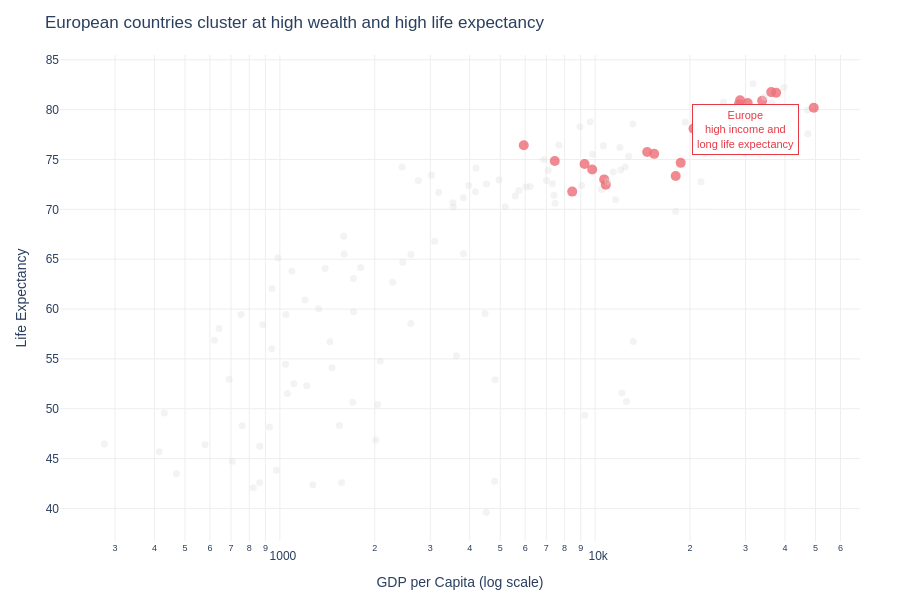

Notebook cell for this chart:
### Code cell
highlight_continent = 'Europe'

colour_map = {
    c: ('#E63946' if c == highlight_continent else '#DDDDDD')
    for c in df['continent'].unique()
}

df_2007 = df[df['year'] == 2007]

fig = px.scatter(
    data_frame=df_2007,
    x='gdpPercap',
    y='lifeExp',
    size='pop',
    color='continent',
    color_discrete_map=colour_map,
    hover_name='country',
    log_x=True,
    size_max=60,
    labels={
        'gdpPercap': 'GDP per Capita (log scale)',
        'lifeExp': 'Life Expectancy',
        'pop': 'Population',
        'continent': ''
    },
    title='European countries cluster at high wealth and high life expectancy'
)

fig.update_traces(
    showlegend=False,
    opacity=0.7
)

# highlight style
fig.update_traces(
    selector=dict(name=highlight_continent),
    marker=dict(size=10, opacity=0.85)
)

fig.update_traces(
    selector=lambda t: t.name != highlight_continent,
    marker=dict(size=7, opacity=0.5)
)

# annotation (VERY IMPORTANT — don’t skip)
import math

fig.add_annotation(
    x=math.log10(30000),
    y=78,
    text='Europe<br>high income and<br>long life expectancy',
    showarrow=False,
    font=dict(color='#E63946', size=11, family='Arial'),
    bgcolor='white',
    bordercolor='#E63946',
    borderwidth=1,
    borderpad=4
)

fig.update_layout(
    plot_bgcolor='white',
    paper_bgcolor='white',
    font=dict(family='Arial', size=12),
    xaxis=dict(gridcolor='#EEEEEE'),
    yaxis=dict(gridcolor='#EEEEEE'),
    margin=dict(l=60, r=40, t=55, b=40),
    height=600
)

fig.show()

### Figure 1 — Plotly figure (JSON) as saved in the notebook; plotly's stock layout.template omitted (floating-point values rounded to 4 significant figures)
{"data": [{"hovertemplate": "<b>%{hovertext}</b><br><br>=Asia<br>GDP per Capita (log scale)=%{x}<br>Life Expectancy=%{y}<br>Population=%{marker.size}<extra></extra>", "hovertext": ["Afghanistan", "Bahrain", "Bangladesh", "Cambodia", "China", "Hong Kong, China", "India", "Indonesia", "Iran", "Iraq", "Israel", "Japan", "Jordan", "Korea, Dem. Rep.", "Korea, Rep.", "Kuwait", "Lebanon", "Malaysia", "Mongolia", "Myanmar", "Nepal", "Oman", "Pakistan", "Philippines", "Saudi Arabia", "Singapore", "Sri Lanka", "Syria", "Taiwan", "Thailand", "Vietnam", "West Bank and Gaza", "Yemen, Rep."], "legendgroup": "Asia", "marker": {"color": "#DDDDDD", "opacity": 0.5, "size": 7, "sizemode": "area", "sizeref": 366300.0, "symbol": "circle"}, "mode": "markers", "name": "Asia", "opacity": 0.7, "orientation": "v", "showlegend": false, "type": "scatter", "x": [974.6, 29800.0, 1391.0, 1714.0, 4959.0, 39720.0, 2452.0, 3541.0, 11610.0, 4471.0, 25520.0, 31660.0, 4519.0, 1593.0, 23350.0, 47310.0, 10460.0, 12450.0, 3096.0, 944.0, 1091.0, 22320.0, 2606.0, 3190.0, 21650.0, 47140.0, 3970.0, 4185.0, 28720.0, 7458.0, 2442.0, 3025.0, 2281.0], "xaxis": "x", "y": [43.83, 75.64, 64.06, 59.72, 72.96, 82.21, 64.7, 70.65, 70.96, 59.55, 80.75, 82.6, 72.53, 67.3, 78.62, 77.59, 71.99, 74.24, 66.8, 62.07, 63.78, 75.64, 65.48, 71.69, 72.78, 79.97, 72.4, 74.14, 78.4, 70.62, 74.25, 73.42, 62.7], "yaxis": "y"}, {"hovertemplate": "<b>%{hovertext}</b><br><br>=Europe<br>GDP per Capita (log scale)=%{x}<br>Life Expectancy=%{y}<br>Population=%{marker.size}<extra></extra>", "hovertext": ["Albania", "Austria", "Belgium", "Bosnia and Herzegovina", "Bulgaria", "Croatia", "Czech Republic", "Denmark", "Finland", "France", "Germany", "Greece", "Hungary", "Iceland", "Ireland", "Italy", "Montenegro", "Netherlands", "Norway", "Poland", "Portugal", "Romania", "Serbia", "Slovak Republic", "Slovenia", "Spain", "Sweden", "Switzerland", "Turkey", "United Kingdom"], "legendgroup": "Europe", "marker": {"color": "#E63946", "opacity": 0.85, "size": 10, "sizemode": "area", "sizeref": 366300.0, "symbol": "circle"}, "mode": "markers", "name": "Europe", "opacity": 0.7, "orientation": "v", "showlegend": false, "type": "scatter", "x": [5937.0, 36130.0, 33690.0, 7446.0, 10680.0, 14620.0, 22830.0, 35280.0, 33210.0, 30470.0, 32170.0, 27540.0, 18010.0, 36180.0, 40680.0, 28570.0, 9254.0, 36800.0, 49360.0, 15390.0, 20510.0, 10810.0, 9787.0, 18680.0, 25770.0, 28820.0, 33860.0, 37510.0, 8458.0, 33200.0], "xaxis": "x", "y": [76.42, 79.83, 79.44, 74.85, 73.0, 75.75, 76.49, 78.33, 79.31, 80.66, 79.41, 79.48, 73.34, 81.76, 78.89, 80.55, 74.54, 79.76, 80.2, 75.56, 78.1, 72.48, 74.0, 74.66, 77.93, 80.94, 80.88, 81.7, 71.78, 79.42], "yaxis": "y"}, {"hovertemplate": "<b>%{hovertext}</b><br><br>=Africa<br>GDP per Capita (log scale)=%{x}<br>Life Expectancy=%{y}<br>Population=%{marker.size}<extra></extra>", "hovertext": ["Algeria", "Angola", "Benin", "Botswana", "Burkina Faso", "Burundi", "Cameroon", "Central African Republic", "Chad", "Comoros", "Congo, Dem. Rep.", "Congo, Rep.", "Cote d'Ivoire", "Djibouti", "Egypt", "Equatorial Guinea", "Eritrea", "Ethiopia", "Gabon", "Gambia", "Ghana", "Guinea", "Guinea-Bissau", "Kenya", "Lesotho", "Liberia", "Libya", "Madagascar", "Malawi", "Mali", "Mauritania", "Mauritius", "Morocco", "Mozambique", "Namibia", "Niger", "Nigeria", "Reunion", "Rwanda", "Sao Tome and Principe", "Senegal", "Sierra Leone", "Somalia", "South Africa", "Sudan", "Swaziland", "Tanzania", "Togo", "Tunisia", "Uganda", "Zambia", "Zimbabwe"], "legendgroup": "Africa", "marker": {"color": "#DDDDDD", "opacity": 0.5, "size": 7, "sizemode": "area", "sizeref": 366300.0, "symbol": "circle"}, "mode": "markers", "name": "Africa", "opacity": 0.7, "orientation": "v", "showlegend": false, "type": "scatter", "x": [6223.0, 4797.0, 1441.0, 12570.0, 1217.0, 430.1, 2042.0, 706.0, 1704.0, 986.1, 277.6, 3633.0, 1545.0, 2082.0, 5581.0, 12150.0, 641.4, 690.8, 13210.0, 752.7, 1328.0, 942.7, 579.2, 1463.0, 1569.0, 414.5, 12060.0, 1045.0, 759.3, 1043.0, 1803.0, 10960.0, 3820.0, 823.7, 4811.0, 619.7, 2014.0, 7670.0, 863.1, 1598.0, 1712.0, 862.5, 926.1, 9270.0, 2602.0, 4513.0, 1107.0, 883.0, 7093.0, 1056.0, 1271.0, 469.7], "xaxis": "x", "y": [72.3, 42.73, 56.73, 50.73, 52.3, 49.58, 50.43, 44.74, 50.65, 65.15, 46.46, 55.32, 48.33, 54.79, 71.34, 51.58, 58.04, 52.95, 56.73, 59.45, 60.02, 56.01, 46.39, 54.11, 42.59, 45.68, 73.95, 59.44, 48.3, 54.47, 64.16, 72.8, 71.16, 42.08, 52.91, 56.87, 46.86, 76.44, 46.24, 65.53, 63.06, 42.57, 48.16, 49.34, 58.56, 39.61, 52.52, 58.42, 73.92, 51.54, 42.38, 43.49], "yaxis": "y"}, {"hovertemplate": "<b>%{hovertext}</b><br><br>=Americas<br>GDP per Capita (log scale)=%{x}<br>Life Expectancy=%{y}<br>Population=%{marker.size}<extra></extra>", "hovertext": ["Argentina", "Bolivia", "Brazil", "Canada", "Chile", "Colombia", "Costa Rica", "Cuba", "Dominican Republic", "Ecuador", "El Salvador", "Guatemala", "Haiti", "Honduras", "Jamaica", "Mexico", "Nicaragua", "Panama", "Paraguay", "Peru", "Puerto Rico", "Trinidad and Tobago", "United States", "Uruguay", "Venezuela"], "legendgroup": "Americas", "marker": {"color": "#DDDDDD", "opacity": 0.5, "size": 7, "sizemode": "area", "sizeref": 366300.0, "symbol": "circle"}, "mode": "markers", "name": "Americas", "opacity": 0.7, "orientation": "v", "showlegend": false, "type": "scatter", "x": [12780.0, 3822.0, 9066.0, 36320.0, 13170.0, 7007.0, 9645.0, 8948.0, 6025.0, 6873.0, 5728.0, 5186.0, 1202.0, 3548.0, 7321.0, 11980.0, 2749.0, 9809.0, 4173.0, 7409.0, 19330.0, 18010.0, 42950.0, 10610.0, 11420.0], "xaxis": "x", "y": [75.32, 65.55, 72.39, 80.65, 78.55, 72.89, 78.78, 78.27, 72.23, 74.99, 71.88, 70.26, 60.92, 70.2, 72.57, 76.19, 72.9, 75.54, 71.75, 71.42, 78.75, 69.82, 78.24, 76.38, 73.75], "yaxis": "y"}, {"hovertemplate": "<b>%{hovertext}</b><br><br>=Oceania<br>GDP per Capita (log scale)=%{x}<br>Life Expectancy=%{y}<br>Population=%{marker.size}<extra></extra>", "hovertext": ["Australia", "New Zealand"], "legendgroup": "Oceania", "marker": {"color": "#DDDDDD", "opacity": 0.5, "size": 7, "sizemode": "area", "sizeref": 366300.0, "symbol": "circle"}, "mode": "markers", "name": "Oceania", "opacity": 0.7, "orientation": "v", "showlegend": false, "type": "scatter", "x": [34440.0, 25190.0], "xaxis": "x", "y": [81.23, 80.2], "yaxis": "y"}], "layout": {"annotations": [{"bgcolor": "white", "bordercolor": "#E63946", "borderpad": 4, "borderwidth": 1, "font": {"color": "#E63946", "family": "Arial", "size": 11}, "showarrow": false, "text": "Europe<br>high income and<br>long life expectancy", "x": 4.477, "y": 78}], "font": {"family": "Arial", "size": 12}, "height": 600, "legend": {"itemsizing": "constant", "title": {"text": ""}, "tracegroupgap": 0}, "margin": {"b": 40, "l": 60, "r": 40, "t": 55}, "paper_bgcolor": "white", "plot_bgcolor": "white", "title": {"text": "European countries cluster at high wealth and high life expectancy"}, "xaxis": {"anchor": "y", "domain": [0, 1], "gridcolor": "#EEEEEE", "title": {"text": "GDP per Capita (log scale)"}, "type": "log"}, "yaxis": {"anchor": "x", "domain": [0, 1], "gridcolor": "#EEEEEE", "title": {"text": "Life Expectancy"}}}}
